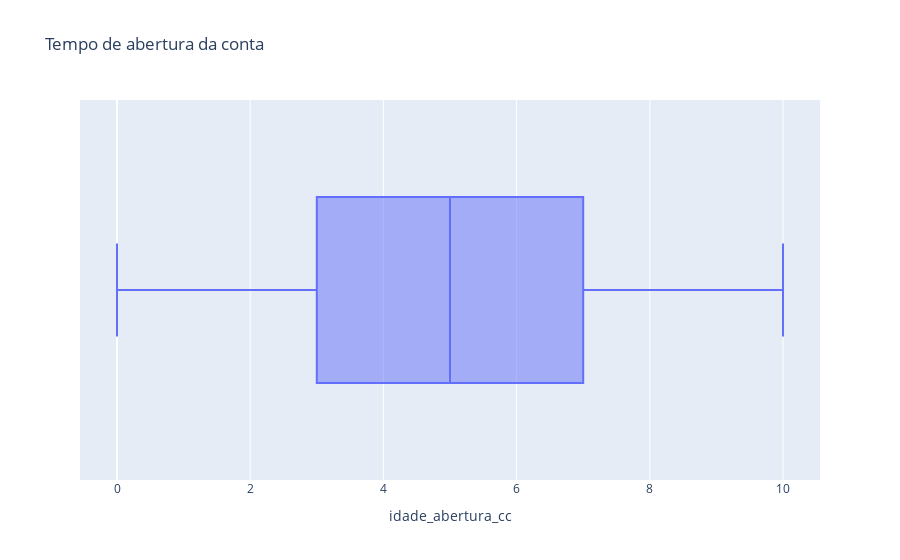

The notebook cell saved with this chart:
### Code cell
#Gráfico - Tempo de abertura da conta
fig_idade_abertura_cc= px.box(
    data_frame = df, 
    x = "idade_abertura_cc",
    title = "Tempo de abertura da conta"
    )
fig_idade_abertura_cc

### Figure 1 — Plotly figure (JSON) as saved in the notebook; plotly's stock layout.template omitted (floating-point values rounded to 4 significant figures; data arrays with more than 128 entries replaced by an {"elided": "..."} marker saying what was removed)
{"data": [{"alignmentgroup": "True", "hovertemplate": "idade_abertura_cc=%{x}<extra></extra>", "legendgroup": "", "marker": {"color": "#636efa"}, "name": "", "notched": false, "offsetgroup": "", "orientation": "h", "showlegend": false, "type": "box", "x": {"elided": "10000 int values"}, "x0": " ", "xaxis": "x", "y0": " ", "yaxis": "y"}], "layout": {"boxmode": "group", "legend": {"tracegroupgap": 0}, "title": {"text": "Tempo de abertura da conta"}, "xaxis": {"anchor": "y", "domain": [0, 1], "title": {"text": "idade_abertura_cc"}}, "yaxis": {"anchor": "x", "domain": [0, 1]}}}
